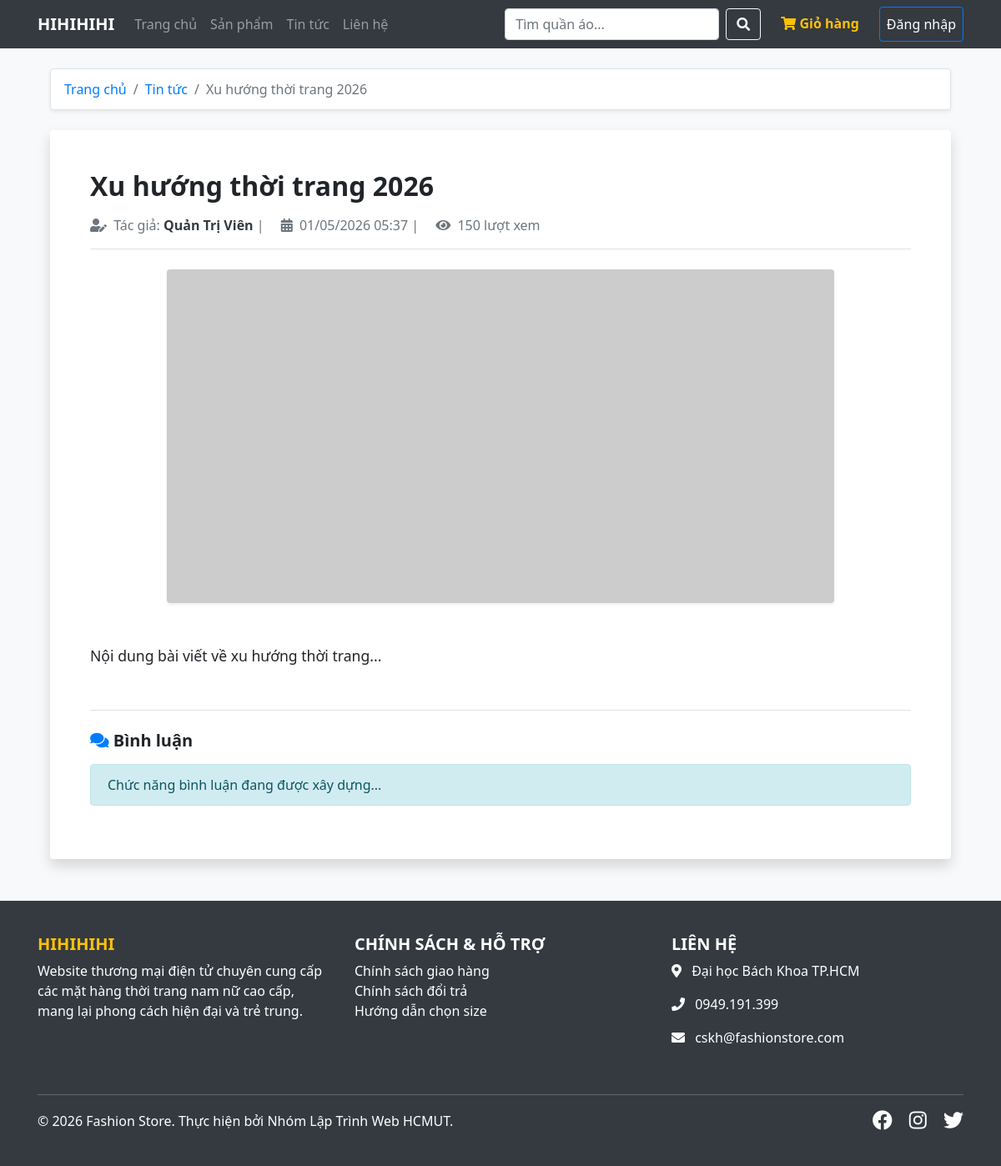
The page /index.php?controller=news&action=detail&id=1 on the database its author committed.
### tables this page shows
CREATE TABLE `news` (
  `id` INT AUTO_INCREMENT PRIMARY KEY,
  `title` VARCHAR(255) NOT NULL,
  `content` TEXT NOT NULL,
  `author_id` INT,
  `thumbnail` VARCHAR(255) DEFAULT 'default_news.jpg',
  `views` INT DEFAULT 0,
  `created_at` TIMESTAMP DEFAULT CURRENT_TIMESTAMP,
  FOREIGN KEY (`author_id`) REFERENCES `users`(`id`) ON DELETE SET NULL ON UPDATE CASCADE
);

CREATE TABLE `users` (
  `id` INT AUTO_INCREMENT PRIMARY KEY,
  `username` VARCHAR(50) NOT NULL UNIQUE,
  `password` VARCHAR(255) NOT NULL COMMENT 'Hashed password',
  `email` VARCHAR(100) NOT NULL UNIQUE,
  `full_name` VARCHAR(100) NOT NULL,
  `phone` VARCHAR(20),
  `address` TEXT,
  `role` ENUM('admin', 'member') DEFAULT 'member',
  `avatar` VARCHAR(255) DEFAULT 'default_avatar.jpg',
  `created_at` TIMESTAMP DEFAULT CURRENT_TIMESTAMP
);

### src/Controllers/NewsController.php (called while the page is built, shortened)
<?php
require_once __DIR__ . '/../Models/NewsModel.php';
class NewsController extends Controller {
    private $newsModel;
    public function __construct() {
        $this->newsModel = new NewsModel();
    }
    public function detail() {
        $id = (int)($_GET['id'] ?? 0);
        $news = $this->newsModel->getNewsById($id);
        $this->newsModel->incrementViews($id);
        $this->renderFrontend('news/detail', [
            'page_title' => $news['title'],
            'news' => $news
        ]);
    }
}

### src/Core/Model.php (called while the page is built, shortened)
<?php
class Model {
    public function __construct() {
        $database = new Database();
        $this->db = $database->getConnection();
    }
}

### config/db.php (called while the page is built, shortened)
<?php
class Database {
    private $host = "localhost";
    private $db_name = "new_cloth_web";
    private $username = "root";
    private $password = "";
    public function getConnection() {
        $this->conn = null;
        try {
            $this->conn = new PDO("mysql:host=" . $this->host . ";dbname=" . $this->db_name . ";charset=utf8mb4", $this->username, $this->password);
            $this->conn->setAttribute(PDO::ATTR_ERRMODE, PDO::ERRMODE_EXCEPTION);
            $this->conn->setAttribute(PDO::ATTR_DEFAULT_FETCH_MODE, PDO::FETCH_ASSOC);
        } catch(PDOException $exception) {
            die("Lỗi kết nối CSDL: " . $exception->getMessage());
        }
        return $this->conn;
    }
}

### src/Models/NewsModel.php (called while the page is built, shortened)
<?php
require_once __DIR__ . '/../Core/Model.php';
class NewsModel extends Model {
    public function getNewsById($id) {
        $sql = "SELECT n.*, u.full_name as author_name FROM news n LEFT JOIN users u ON n.author_id = u.id WHERE n.id = :id";
        $stmt = $this->db->prepare($sql);
        $stmt->bindParam(':id', $id, PDO::PARAM_INT);
        $stmt->execute();
        return $stmt->fetch();
    }
}

### src/Views/news/detail.php (the view)
<div class="container mt-4 mb-5">
    <nav aria-label="breadcrumb">
      <ol class="breadcrumb bg-white shadow-sm border">
        <li class="breadcrumb-item"><a href="index.php">Trang chủ</a></li>
        <li class="breadcrumb-item"><a href="index.php?controller=news&action=index">Tin tức</a></li>
        <li class="breadcrumb-item active"><?= htmlspecialchars($news['title']) ?></li>
      </ol>
    </nav>
    <div class="card shadow border-0 mt-4">
        <div class="card-body p-5">
            <h2 class="font-weight-bold mb-3"><?= htmlspecialchars($news['title']) ?></h2>
            <div class="text-muted mb-4 border-bottom pb-3">
                <i class="fa fa-user-edit mr-1"></i> Tác giả: <span class="font-weight-bold text-dark"><?= htmlspecialchars($news['author_name'] ?? 'Admin') ?></span> |
                <i class="fa fa-calendar-alt ml-3 mr-1"></i> <?= date('d/m/Y H:i', strtotime($news['created_at'])) ?> |
                <i class="fa fa-eye ml-3 mr-1"></i> <?= $news['views'] ?> lượt xem
            </div>
            <div class="text-center mb-5">
                <img src="uploads/<?= htmlspecialchars($news['thumbnail'] ?? 'default_news.jpg') ?>" class="img-fluid rounded shadow-sm" alt="Thumbnail" onerror="this.src='https://via.placeholder.com/800x400?text=News+Cover'">
            </div>
            <div class="news-content" style="font-size: 1.1rem; line-height: 1.8;">
                <?= nl2br(htmlspecialchars($news['content'])) ?>
            </div>
            <div class="mt-5 pt-4 border-top">
                <h5 class="font-weight-bold"><i class="fa fa-comments text-primary"></i> Bình luận</h5>
                <div class="alert alert-info mt-3">Chức năng bình luận đang được xây dựng...</div>
            </div>
        </div>
    </div>
</div>

### src/Views/layout/main_layout.php (style rules this page uses)
body { font-family: 'Segoe UI', Tahoma, Geneva, Verdana, sans-serif; background-color: #f8f9fa; }

### rows shown on the page
news: title "Xu hướng thời trang 2026", author.full_name "Quản Trị Viên", created_at "01/05/2026 05:37", views "150", content "Nội dung bài viết về xu hướng thời trang..."

### other values the page prints
$global_settings['site_name'] "HIHIHIHI"
$global_settings['about_text'] "Website thương mại điện tử chuyên cung cấp các mặt hàng thời trang nam nữ cao cấp, mang lại phong cách hiện đại và trẻ trung."
$global_settings['address'] "Đại học Bách Khoa TP.HCM"
$global_settings['phone'] "0949.191.399"
$global_settings['email'] "cskh@fashionstore.com"
